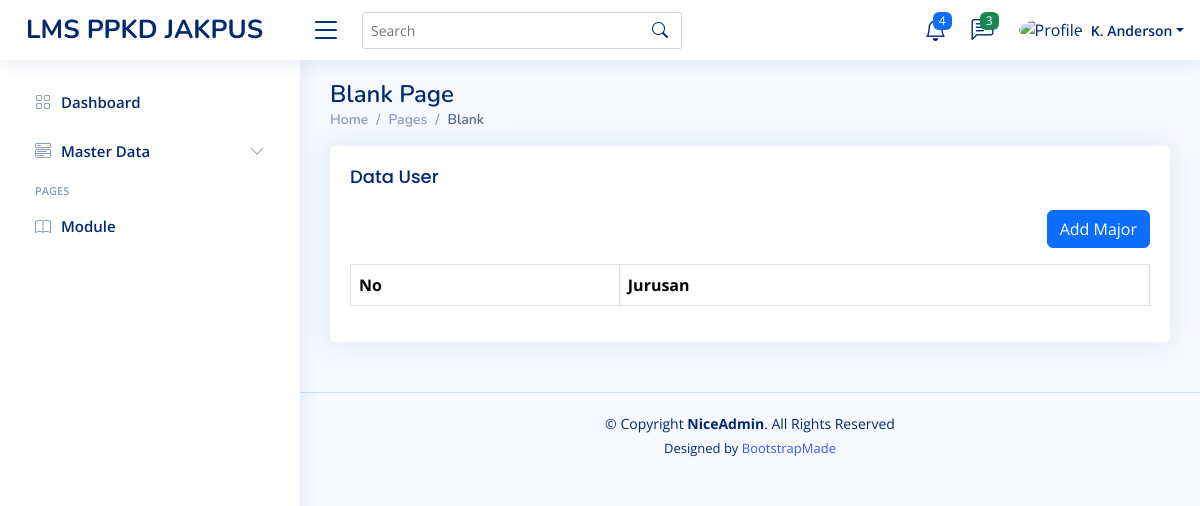
The page /home.php?page=major on the database as committed earlier.
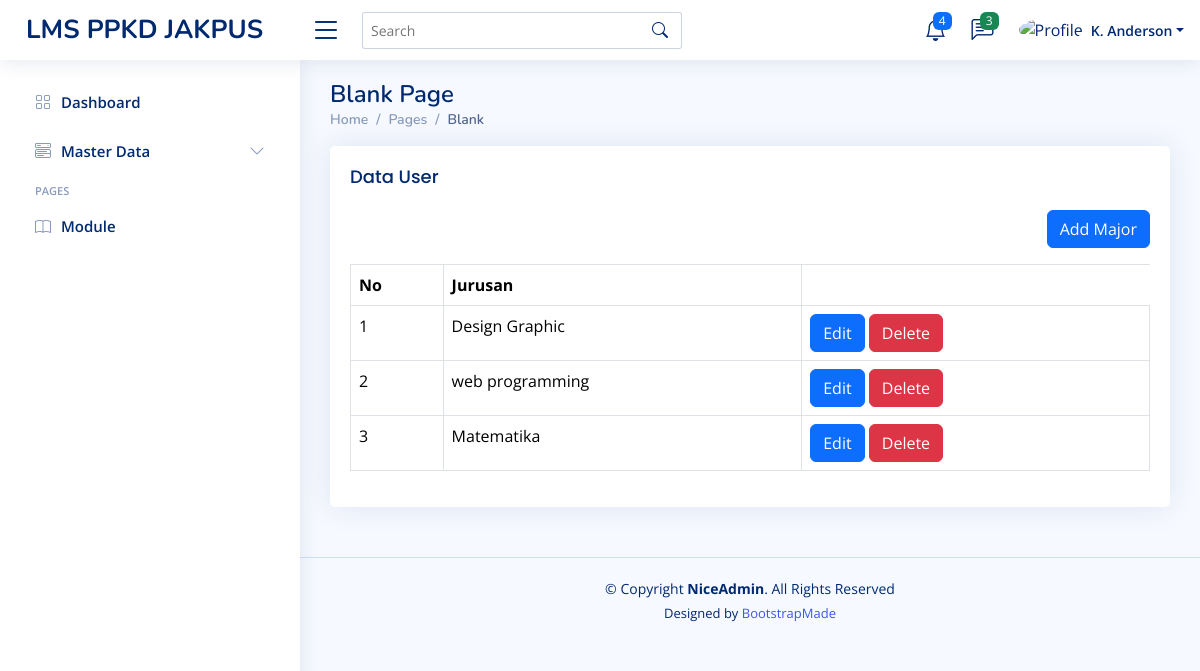
The same page on the database as committed later.
### tables this page shows
CREATE TABLE `majors` (
  `id` int(11) NOT NULL,
  `name` varchar(50) NOT NULL,
  `created_at` timestamp NOT NULL DEFAULT current_timestamp(),
  `update_at` timestamp NULL DEFAULT NULL ON UPDATE current_timestamp()
);

### content/major.php (the view)
<?php
$query = mysqli_query($config, "SELECT * FROM majors ORDER BY id DESC");
$rows = mysqli_fetch_all($query, MYSQLI_ASSOC);
?>
<div class="row">
  <div class="col-12">
    <div class="card">
      <div class="card-body">
        <h5 class="card-title"> Data User</h5>
        <div class="mb-3" align="right">
          <a href="?page=tambah-major" class="btn btn-primary">Add Major</a>
        </div>
        <div class="table-responsive">
          <table class="table table-bordered">
            <thead>
              <tr>
                <th>No</th>
                <th>Jurusan</th>
              </tr>
            </thead>
            <tbody>
              <?php foreach($rows as $key => $row): ?>
              <tr>
                <td><?php echo $key += 1; ?></td>
                <td><?php echo $row['name'] ?></td>
                <td>
                  <a href="?page=tambah-major&edit=<?php echo $row ['id']?>" class="btn btn-primary">Edit</a>
                  <a onclick="return confirm('bener gak mau dihapus?')"
                    href="?page=tambah-major&delete=<?php echo $row ['id']?>" class="btn btn-danger">Delete</a>
                </td>
              </tr>
              <?php endforeach ?>
            </tbody>
          </table>
        </div>
      </div>
    </div>
  </div>
</div>

Rows that differ between the two databases and show on the page:
added majors: key "1", name "Design Graphic"
added majors: key "2", name "web programming"
added majors: key "3", name "Matematika"
